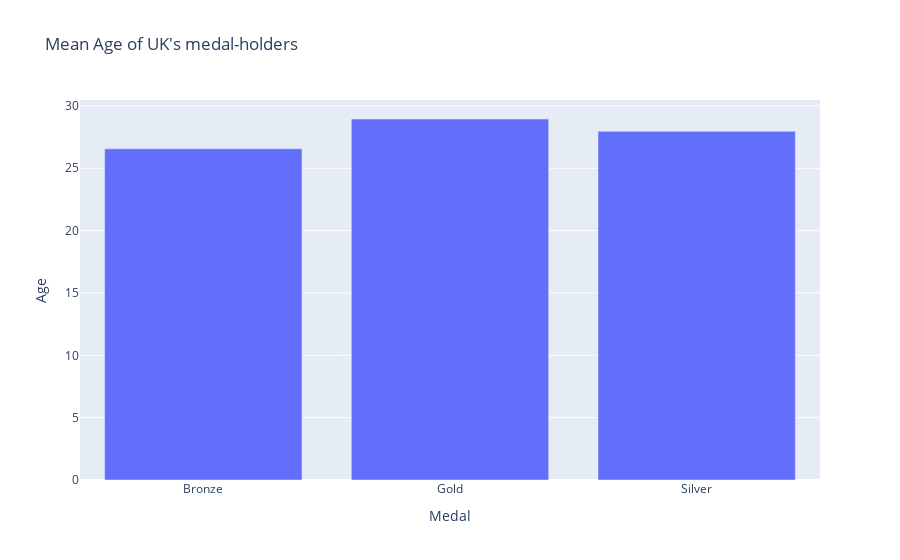

The notebook cell this image was saved under:
### Code cell
# Medelålder av medaljörer
df_mean_age = UK_athletes[['Age', 'Medal']].groupby('Medal').mean().reset_index().sort_index().sort_values(by='Medal')
display(df_mean_age.head())

fig = px.bar(df_mean_age, x='Medal', y='Age', title="Mean Age of UK's medal-holders")
fig.show()

### Figure 1 — Plotly figure (JSON) as saved in the notebook; plotly's stock layout.template omitted (floating-point values rounded to 4 significant figures)
{"data": [{"alignmentgroup": "True", "hovertemplate": "Medal=%{x}<br>Age=%{y}<extra></extra>", "legendgroup": "", "marker": {"color": "#636efa", "pattern": {"shape": ""}}, "name": "", "offsetgroup": "", "orientation": "v", "showlegend": false, "textposition": "auto", "type": "bar", "x": ["Bronze", "Gold", "Silver"], "xaxis": "x", "y": [26.56, 28.95, 27.96], "yaxis": "y"}], "layout": {"barmode": "relative", "legend": {"tracegroupgap": 0}, "title": {"text": "Mean Age of UK's medal-holders"}, "xaxis": {"anchor": "y", "domain": [0, 1], "title": {"text": "Medal"}}, "yaxis": {"anchor": "x", "domain": [0, 1], "title": {"text": "Age"}}}}
